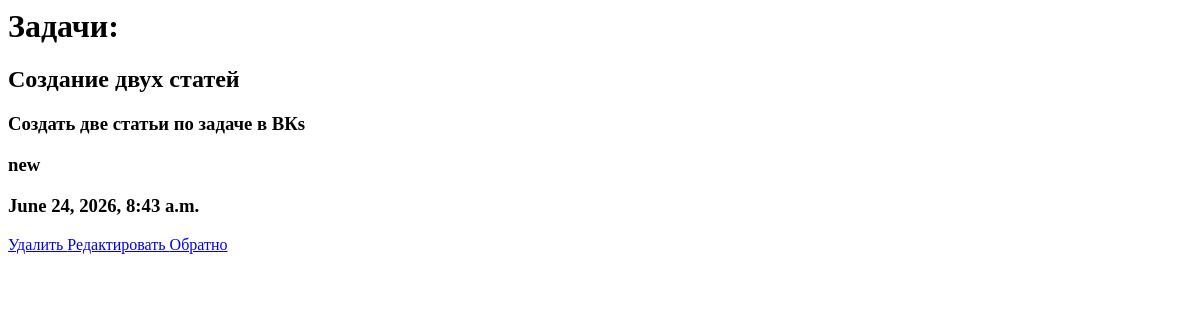
The page /task/1/ on the database as committed earlier.
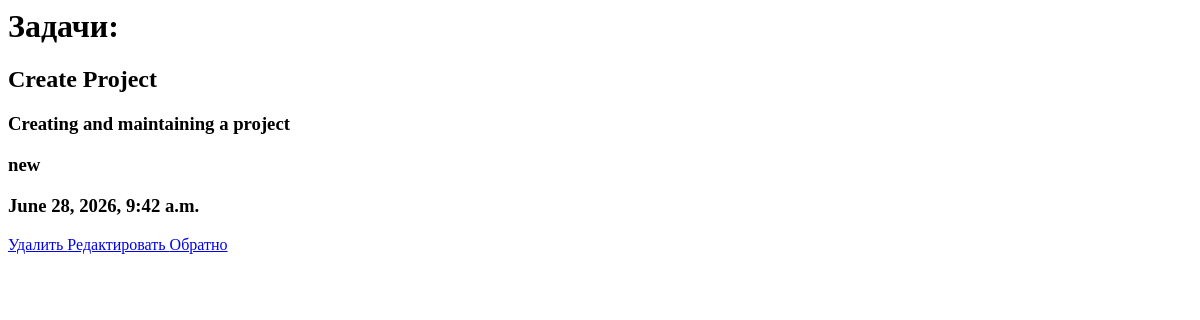
The same page on the database as committed later.
### main/models.py (models this page shows, shortened)
class Task(models.Model):
    STATUS_CHOICES = [
        ('new', 'новая'),
        ('in_progress', 'В работе'),
        ('done', 'Выполнена'),
    ]
    owner = models.ForeignKey(settings.AUTH_USER_MODEL,on_delete=models.CASCADE,related_name='tasks')
    title = models.CharField(max_length=100)
    description = models.TextField()
    status =  models.CharField(max_length=20, choices=STATUS_CHOICES, default='new')
    created_at = models.DateTimeField(auto_now_add=True)

### main/views.py (the view)
# urls.py: path('task/<taskid>/', task, name='task'),
def task(request, taskid):
    task = Task.objects.get(pk=taskid)
    return render(request, 'main/task.html', {'task': task})

### main/templates/main/task.html
<h1> Задачи: </h1>
<h2>{{ task.title }}</h2>
<h3>{{ task.description }}</h3>
<h3>{{ task.status }}</h3>
<h3>{{ task.created_at }}</h3>
<a href='{% url 'deletetask' task.id %}' class="btn"> Удалить </a>
<a href='{% url 'updatetask' task.id %}' class="btn"> Редактировать </a>
<a href='{% url tasks %}' class="btn" > Обратно </a>

Rows that differ between the two databases and show on the page:
changed Task "new": title "Создание двух статей" → "Create Project"; description "Создать две статьи по задаче в ВКs" → "Creating and maintaining a project"; created_at "June 24, 2026, 8:43 a.m." → "June 28, 2026, 9:42 a.m."
